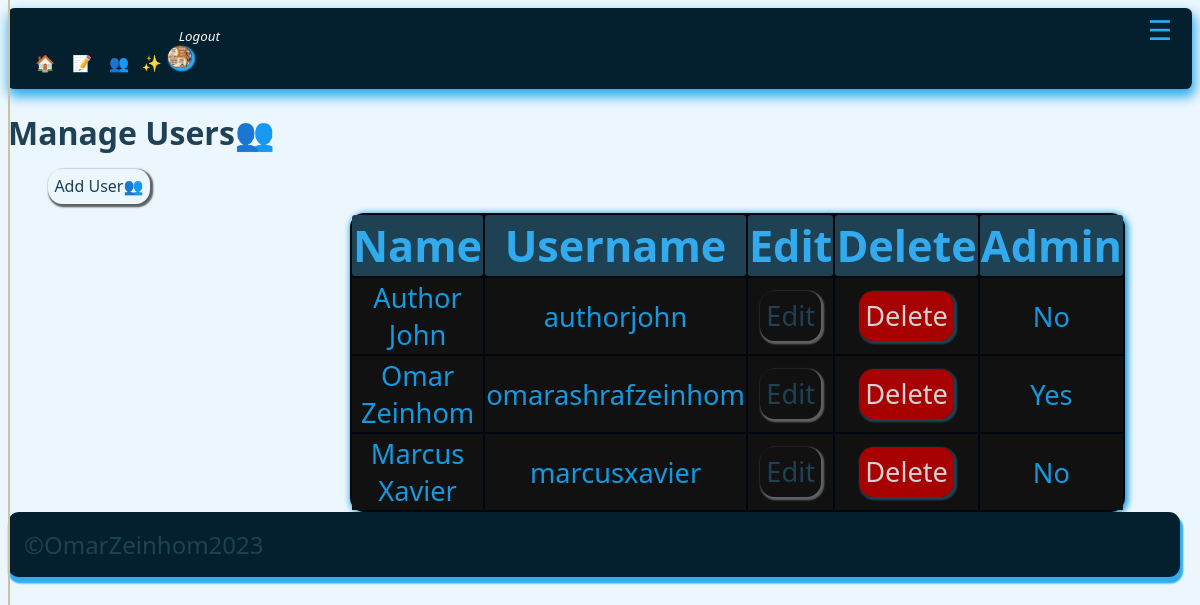
Screenshot of /adminpanel/manage_users.php (signed in) with the database file from the repository.
### tables this page shows
CREATE TABLE `users` (
  `id` int(11) UNSIGNED NOT NULL,
  `firstname` varchar(50) NOT NULL,
  `lastname` varchar(50) NOT NULL,
  `username` varchar(50) NOT NULL,
  `email` varchar(100) NOT NULL,
  `password` varchar(255) NOT NULL,
  `avatar` varchar(255) NOT NULL,
  `is_admin` tinyint(1) NOT NULL
);

### adminpanel/manage_users.php (the view, shortened to what this page needs)
<?php
$page__title = 'Manage Users👥';
include('./partials/header/header.php');
include('./partials/sidenav/sidenav.php');
$current_admin_id = $_SESSION['user-id'];
$query = "SELECT * FROM users WHERE NOT id=$current_admin_id";
$users = mysqli_query($connect__db, $query);
?>
<h1><?php echo $page__title; ?></h1>
<ul>
    <li class='app__sidenav-item'><a href="<?= HOME_URL ?>add_user.php" class="app__link-btn">Add
            User👥</a></li>
</ul>
<div class="container" style="overflow: x-auto; margin: auto; max-width: 500px; width:100%; height:100%; ">
    <table class="app__table">
        <thead class="app__thead">
            <tr clas="app__tr">
                <th class="app_th">Name</th>
                <th class="app_th">Username</th>
                <th class="app_th">Edit</th>
                <th class="app_th">Delete</th>
                <th class="app_th">Admin</th>
            </tr>
        </thead>
        <tbody class="app__tbody">
            <?php while ($user = mysqli_fetch_assoc($users)) : ?>
                <tr clas="app__tr">
                    <td class="app__td"><?= " {$user['firstname']} {$user['lastname']}" ?></td>
                    <td class="app__td"><?= "{$user['username']}" ?></td>
                    <td class="app__td"><a href="<?= ADMIN_URL ?>edit_user.php?id=<?= $user['id'] ?>" class="app__link-btn">Edit</a></td>
                    <td class="app__td"><a href="<?= ADMIN_URL ?>delete-user.php?id=<?= $user['id'] ?>" class="app__alert-btn-sm">Delete</a>
                    </td>
                    <td class="app__td"><?= $user['is_admin'] ? 'Yes' : 'No' ?></td>
                </tr>
            <?php endwhile; ?>
        </tbody>
    </table>
</div>
<?php
include('./partials/footer/footer.php');
?>

### adminpanel/partials/header/header.php (shortened to what this page needs)
<!DOCTYPE html>
<html lang="en">
<head>
    <link rel='stylesheet' href='/portfolio/global/styles/css/adminstyles.css'>
</head>
<body>

### adminpanel/partials/nav/nav.php (shortened to what this page needs)
<?php
include('./partials/header/header.php');
if (isset($_SESSION['user-id'])) {
    $id = filter_var($_SESSION['user-id'], FILTER_SANITIZE_NUMBER_INT);
    $query = "SELECT avatar from users WHERE id=$id";
    $result = mysqli_query($connect__db, $query);
    $avatar = mysqli_fetch_assoc($result);
}
?>
<div class="app__sidenav-closed">
    <li class='app__sidenav-item'><a href="<?= ADMIN_URL ?>dashboard.php" class="app__sidenav-itemLink"> 🏠</a></li>
    <li class='app__sidenav-item'><a href="<?= ADMIN_URL ?>manage_posts.php" class="app__sidenav-itemLink">📝</a>
    </li>
    <?php
    if (isset($_SESSION['user_is_admin'])) : ?>
        <li class='app__sidenav-item'><a href="<?= ADMIN_URL ?>manage_users.php" class="app__sidenav-itemLink">👥</a>
        <li class='app__sidenav-item'><a href="<?= ADMIN_URL  ?>manage_categories.php" class="app__sidenav-itemLink">✨</a>
        </li>
    <?php endif; ?>
    <?php if (isset($_SESSION['user-id'])) : ?>
        <li class='app__sidenav-item'>
            <a href="<?= ADMIN_URL ?>logout.php" class="app__sidenav-itemLink"><small>
                    <i> Logout</i>
                </small>
                <img alt="avatar" class="app__admin__nav-avatar" loading="lazy" src="<?= ROOT_URL . 'images/' . $avatar['avatar'] ?>" />
            </a>
        </li>
    <?php else : ?>
        <li class='app__sidenav-item'><a href="<?= ROOT_URL ?>login.php" class="app__sidenav-itemLink">🚪</a>
        </li>
    <?php endif; ?>
</div>

### adminpanel/partials/sidenav/sidenav.php (shortened to what this page needs)
<?php
include('./partials/nav/nav.php');
?>
<span onclick='openAppSideNav()' class="app__sidenav-openBtn" href='javascript:void(0)'>☰</span>
<nav class='app__sidenav' id="appSideNav">
</nav>

### adminpanel/partials/footer/footer.php
<footer class="app__footer">
    <small class="app__footer-small">
        ©OmarZeinhom2023
    </small>
</footer>
</body>
</html>

### global/styles/css/adminstyles.css (style rules this page uses)
.app__admin__nav-avatar { border-radius: 90%; max-width: 1.5rem; max-height: 1.4rem; width: 100%; height: 100%; -o-object-fit: cover; object-fit: cover; background-color: black; box-shadow: 0.1rem 0.1rem 0.1rem 0.1rem var(--color-primary); }
.app__sidenav-closed { top: 0; background-color: var(--color-blackpearl); padding: 1rem 7rem 1rem 1rem; box-shadow: 0.1rem 0.4rem 0.7rem 0.1rem var(--color-primary); width: 100%; max-width: 100%; border-radius: 0.4rem; height: 100%; }
.app__sidenav-openBtn { position: absolute; top: 0; right: 0.25rem; font-size: 1.4rem; margin-top: 0.7rem; margin-right: 1.5rem; cursor: pointer; font-size: 1.7rem; color: var(--color-pictonblue); }
.app__sidenav { height: 100%; width: 0%; overflow-y: hidden; overflow-x: hidden; background: #eae0c8; background: linear-gradient(to bottom, #053d57 0%, #0b004b 100%); background: -ms-linear-gradient(top, #457e99 0%, #00114e 100%); filter: progid:DXImageTransform.Microsoft.gradient(startColorstr="#457e99", endColorstr="#00114e", GradientType=0); border: 0.1rem solid #ccc2aa; box-shadow: inset 0 1px 0 #f9efd7; -webkit-box-shadow: inset 0 1px 0 #f9efd7; -moz-box-shadow: inset 0 1px 0 #f9efd7; top: 0; z-index: 1; position: fixed; overflow-x: hidden; background-color: rgba(17, 17, 17, 0.0666666667); padding-top: 1.5rem; transition: 0.4s ease-in-out; }
.app__sidenav-item { display: inline-block; }
.app__sidenav-itemLink { text-decoration: none; transition: 0.3s all ease-in-out; color: whitesmoke; padding: 0.1rem 0.1rem 0.3rem 0.7rem; transition: 0.3s ease-in-out; }
.app__footer { left: 0; bottom: 0; width: 100%; background-color: var(--color-blackpearl); padding: 1rem 4rem 1rem 1rem; box-shadow: 0.1rem 0.4rem 0.7rem 0.1rem var(--color-primary); width: 100%; max-width: 99%; border-radius: 0.4rem; word-spacing: 1rem; box-shadow: 0.1rem 0.3rem 0.1rem 0.1rem var(--color-primary); border-radius: 0.7rem; overflow: hidden; }
.app__footer-small { font-size: 1.5rem; }
* { box-sizing: border-box; }
.container { width: 100%; height: 100%; max-width: -webkit-fit-content; max-width: -moz-fit-content; max-width: fit-content; max-height: -webkit-fit-content; max-height: -moz-fit-content; max-height: fit-content; }
.app__table { background-color: var(--color-dark-pearl); text-align: center; box-shadow: 0.1rem 0.1rem 0.4rem 0.1rem var(--color-cerulean); border-radius: 0.9rem; width: 100%; height: 100%; font-size: 1.7rem; }
.app_th { background-color: var(--color-primary-dark); border-radius: 0.2rem; font-size: 2.7rem; color: var(--color-primary); }
.app__tbody { background-color: var(--color-darkest-gray); color: var(--color-cerulean); }
:root { --color-primary: #31abed; --color-alternative: #08405e; --color-primary-dark: #1e4154; --color-bgprimary: #053d57; --color-bgwhitefoam: #ecf7fd; --color-blackpearl: #04202f; --color-tiber: #052638; --color-tarawera: #08405e; --color-greenblue: #0e6da0; --color-cerulean: #1499e1; --color-pictonblue: #31abed; --color-malibu: #72c6f3; --color-sail: #b4e0f8; --color-selago: #f6fbfe; --color-black: black; --color-medium-gray: #7d8184; --color-dark-gray: #5e6164; --color-darkest-gray: #111111; --color-light-gray: #a9a9a9; --color-lightest-gray: #d3d3d3; --color-dark-pearl: #00070e; --color-dark-navyblue: #00162a; --color-white: #ffffff; --color-red: #a80101; --color-dark-red: #700000; --transition-slow: all 3s ease-in-out; --transition-medium: all 1.5s ease-in-out; --transition-fast: all 0.3s ease-in-out; }
body { background-color: var(--color-bgwhitefoam); color: var(--color-primary-dark); font-family: system-ui, -apple-system, BlinkMacSystemFont, "Segoe UI", Roboto, Oxygen, Ubuntu, Cantarell, "Open Sans", "Helvetica Neue", sans-serif; }
.container { width: 100%; height: 100%; }
.app__link-btn { text-decoration: none; color: var(--color-primary-dark); transition: 0.3s ease-in all; box-shadow: 0.1rem 0.1rem 0.1rem 0.1rem var(--color-dark-gray); border-radius: 0.9rem; padding: 0.4rem 0.4rem 0.4rem 0.4rem; }
.app__alert-btn-sm { text-decoration: none; color: var(--color-lightest-gray); background-color: var(--color-red); transition: 0.3s ease-in all; box-shadow: 0.1rem 0.1rem 0.1rem 0.1rem var(--color-primary-dark); border-radius: 0.9rem; padding: 0.4rem 0.4rem 0.4rem 0.4rem; }

### rows the page displays
users: avatar (picture)
users: firstname "Author", lastname "John", username "authorjohn", is_admin "No"
users: firstname "Omar", lastname "Zeinhom", username "omarashrafzeinhom", is_admin "Yes"
users: firstname "Marcus", lastname "Xavier", username "marcusxavier", is_admin "No"

### other values shown
$page__title "Manage Users👥"
